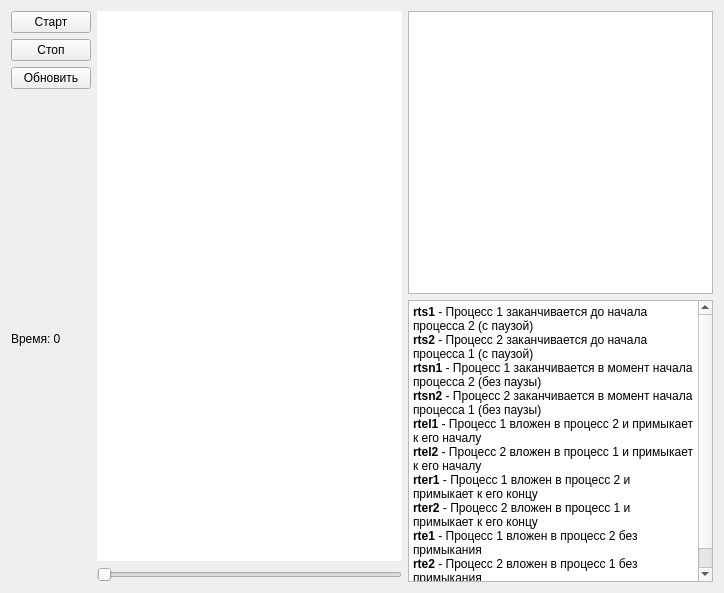
<?xml version="1.0" encoding="UTF-8"?>
<ui version="4.0">
 <class>Form</class>
 <widget class="QWidget" name="Form">
  <property name="geometry">
   <rect>
    <x>0</x>
    <y>0</y>
    <width>724</width>
    <height>593</height>
   </rect>
  </property>
  <property name="windowTitle">
   <string>Form</string>
  </property>
  <layout class="QHBoxLayout" name="horizontalLayout">
   <item>
    <layout class="QVBoxLayout" name="verticalLayout">
     <item>
      <widget class="QPushButton" name="start_button">
       <property name="text">
        <string>Старт</string>
       </property>
      </widget>
     </item>
     <item>
      <widget class="QPushButton" name="stop_button">
       <property name="text">
        <string>Стоп</string>
       </property>
      </widget>
     </item>
     <item>
      <widget class="QPushButton" name="update_button">
       <property name="text">
        <string>Обновить</string>
       </property>
      </widget>
     </item>
     <item>
      <widget class="QLabel" name="time_label">
       <property name="text">
        <string>Время: 0</string>
       </property>
       <property name="wordWrap">
        <bool>true</bool>
       </property>
      </widget>
     </item>
    </layout>
   </item>
   <item>
    <layout class="QVBoxLayout" name="verticalLayout_2">
     <item>
      <widget class="QGraphicsView" name="graphicsView">
       <property name="frameShape">
        <enum>QFrame::Shape::NoFrame</enum>
       </property>
       <property name="verticalScrollBarPolicy">
        <enum>Qt::ScrollBarPolicy::ScrollBarAlwaysOff</enum>
       </property>
       <property name="horizontalScrollBarPolicy">
        <enum>Qt::ScrollBarPolicy::ScrollBarAlwaysOff</enum>
       </property>
       <property name="sizeAdjustPolicy">
        <enum>QAbstractScrollArea::SizeAdjustPolicy::AdjustToContents</enum>
       </property>
       <property name="alignment">
        <set>Qt::AlignmentFlag::AlignBottom|Qt::AlignmentFlag::AlignLeading|Qt::AlignmentFlag::AlignLeft</set>
       </property>
      </widget>
     </item>
     <item>
      <widget class="QSlider" name="horizontalSlider">
       <property name="orientation">
        <enum>Qt::Orientation::Horizontal</enum>
       </property>
      </widget>
     </item>
    </layout>
   </item>
   <item>
    <layout class="QVBoxLayout" name="verticalLayout_3">
     <item>
      <widget class="QTableWidget" name="relationships_table"/>
     </item>
     <item>
      <widget class="QTextBrowser" name="textBrowser">
       <property name="html">
        <string>&lt;!DOCTYPE HTML PUBLIC &quot;-//W3C//DTD HTML 4.0//EN&quot; &quot;http://www.w3.org/TR/REC-html40/strict.dtd&quot;&gt;
&lt;html&gt;&lt;head&gt;&lt;meta name=&quot;qrichtext&quot; content=&quot;1&quot; /&gt;&lt;meta charset=&quot;utf-8&quot; /&gt;&lt;style type=&quot;text/css&quot;&gt;
p, li { white-space: pre-wrap; }
hr { height: 1px; border-width: 0; }
li.unchecked::marker { content: &quot;\2610&quot;; }
li.checked::marker { content: &quot;\2612&quot;; }
&lt;/style&gt;&lt;/head&gt;&lt;body style=&quot; font-family:'Segoe UI'; font-size:9pt; font-weight:400; font-style:normal;&quot;&gt;
&lt;p style=&quot; margin-top:0px; margin-bottom:0px; margin-left:0px; margin-right:0px; -qt-block-indent:0; text-indent:0px;&quot;&gt;&lt;span style=&quot; font-weight:700;&quot;&gt;rts1&lt;/span&gt; - Процесс 1 заканчивается до начала процесса 2 (с паузой)&lt;/p&gt;
&lt;p style=&quot; margin-top:0px; margin-bottom:0px; margin-left:0px; margin-right:0px; -qt-block-indent:0; text-indent:0px;&quot;&gt;&lt;span style=&quot; font-weight:700;&quot;&gt;rts2&lt;/span&gt; - Процесс 2 заканчивается до начала процесса 1 (с паузой)&lt;/p&gt;
&lt;p style=&quot; margin-top:0px; margin-bottom:0px; margin-left:0px; margin-right:0px; -qt-block-indent:0; text-indent:0px;&quot;&gt;&lt;span style=&quot; font-weight:700;&quot;&gt;rtsn1&lt;/span&gt; - Процесс 1 заканчивается в момент начала процесса 2 (без паузы)&lt;/p&gt;
&lt;p style=&quot; margin-top:0px; margin-bottom:0px; margin-left:0px; margin-right:0px; -qt-block-indent:0; text-indent:0px;&quot;&gt;&lt;span style=&quot; font-weight:700;&quot;&gt;rtsn2&lt;/span&gt; - Процесс 2 заканчивается в момент начала процесса 1 (без паузы)&lt;/p&gt;
&lt;p style=&quot; margin-top:0px; margin-bottom:0px; margin-left:0px; margin-right:0px; -qt-block-indent:0; text-indent:0px;&quot;&gt;&lt;span style=&quot; font-weight:700;&quot;&gt;rtel1&lt;/span&gt; - Процесс 1 вложен в процесс 2 и примыкает к его началу&lt;/p&gt;
&lt;p style=&quot; margin-top:0px; margin-bottom:0px; margin-left:0px; margin-right:0px; -qt-block-indent:0; text-indent:0px;&quot;&gt;&lt;span style=&quot; font-weight:700;&quot;&gt;rtel2&lt;/span&gt; - Процесс 2 вложен в процесс 1 и примыкает к его началу&lt;/p&gt;
&lt;p style=&quot; margin-top:0px; margin-bottom:0px; margin-left:0px; margin-right:0px; -qt-block-indent:0; text-indent:0px;&quot;&gt;&lt;span style=&quot; font-weight:700;&quot;&gt;rter1&lt;/span&gt; - Процесс 1 вложен в процесс 2 и примыкает к его концу&lt;/p&gt;
&lt;p style=&quot; margin-top:0px; margin-bottom:0px; margin-left:0px; margin-right:0px; -qt-block-indent:0; text-indent:0px;&quot;&gt;&lt;span style=&quot; font-weight:700;&quot;&gt;rter2&lt;/span&gt; - Процесс 2 вложен в процесс 1 и примыкает к его концу&lt;/p&gt;
&lt;p style=&quot; margin-top:0px; margin-bottom:0px; margin-left:0px; margin-right:0px; -qt-block-indent:0; text-indent:0px;&quot;&gt;&lt;span style=&quot; font-weight:700;&quot;&gt;rte1&lt;/span&gt; - Процесс 1 вложен в процесс 2 без примыкания&lt;/p&gt;
&lt;p style=&quot; margin-top:0px; margin-bottom:0px; margin-left:0px; margin-right:0px; -qt-block-indent:0; text-indent:0px;&quot;&gt;&lt;span style=&quot; font-weight:700;&quot;&gt;rte2&lt;/span&gt; - Процесс 2 вложен в процесс 1 без примыкания&lt;/p&gt;
&lt;p style=&quot; margin-top:0px; margin-bottom:0px; margin-left:0px; margin-right:0px; -qt-block-indent:0; text-indent:0px;&quot;&gt;&lt;span style=&quot; font-weight:700;&quot;&gt;rtes&lt;/span&gt; - Процессы пересекаются&lt;/p&gt;&lt;/body&gt;&lt;/html&gt;</string>
       </property>
      </widget>
     </item>
    </layout>
   </item>
  </layout>
 </widget>
 <resources/>
 <connections/>
</ui>
